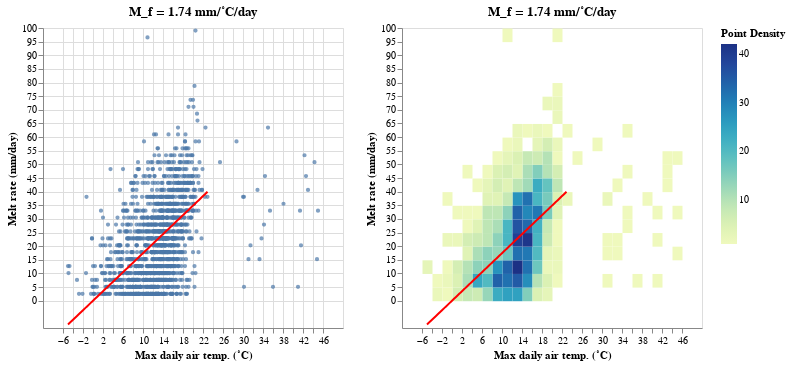

Notebook cell for this chart:
### Code cell
df_schofield_longterm = pd.read_csv('/Users/clintonalden/Documents/grad_school/cewa568_W25/data/schofield_longterm.csv')
df_butte_longterm = pd.read_csv('/Users/clintonalden/Documents/grad_school/cewa568_W25/data/butte_longterm.csv')

df = df_schofield_longterm
def melt_rate(df):
    df['datetime'] = pd.to_datetime(df['datetime'])
    df['year'] = df['datetime'].dt.year
    df['date_no_year'] = df['datetime'].apply(
        lambda dt: dt.replace(year=1999) if dt.month in [10,11,12] else dt.replace(year=2000)
    )

    delta_swe = df.groupby('year').apply(lambda df: df.set_index('datetime')[['SWE']].diff())
    delta_swe = delta_swe.rename(columns={'SWE': 'Delta SWE'})

    delta_swe = delta_swe[delta_swe.index.get_level_values(1).month > 3] 
    delta_swe = delta_swe[delta_swe.index.get_level_values(1).month < 7]
    delta_swe = delta_swe[delta_swe['Delta SWE'] < 0]
    delta_swe['MELT RATE'] = - delta_swe['Delta SWE']

    delta_swe = delta_swe.reset_index().set_index('datetime').join(
        df.set_index('datetime')[['MAX AIR TEMP', 'PRECIPITATION']]
    )

    delta_swe['Delta SWE'] = (delta_swe['Delta SWE'].values * units('inches')).to(units('millimeters')).magnitude
    delta_swe['MAX AIR TEMP'] = (delta_swe['MAX AIR TEMP'].values * units('degF')).to(units('degC')).magnitude
    delta_swe['PRECIPITATION'] = (delta_swe['PRECIPITATION'].values * units('inches')).to(units('millimeters')).magnitude
    delta_swe['MELT RATE'] = (delta_swe['MELT RATE'].values * units('inches')).to(units('millimeters')).magnitude

    chart_scatter = alt.Chart(delta_swe).mark_point(size=5).encode(
        alt.X('MAX AIR TEMP:Q').title('Max daily air temp. (˚C)'),
        alt.Y('MELT RATE:Q').title('Melt rate (mm/day)')
    )
    chart_2d_histogram = alt.Chart(delta_swe).mark_rect().encode(
        alt.X('MAX AIR TEMP:Q', bin=alt.Bin(maxbins=30)).title('Max daily air temp. (˚C)'),
        alt.Y('MELT RATE:Q', bin=alt.Bin(maxbins=30)).title('Melt rate (mm/day)'),
        alt.Color('count()').title('Point Density')
    )
    (chart_scatter | chart_2d_histogram).resolve_scale(x='shared', y='shared')

    # filter data points
    src = delta_swe[delta_swe['MAX AIR TEMP'] < 25]

    # Perform linear regression with zero intercept
    x = src['MAX AIR TEMP']
    y = src['MELT RATE']
    DEGREE_DAY_FACTOR = np.sum(x * y) / np.sum(x * x)

    # Create the plot for the line of best fit
    # Line of best fit using the slope (DEGREE_DAY_FACTOR) and zero intercept
    line = alt.Chart(src).mark_line(color='red').encode(
        alt.X('MAX AIR TEMP:Q'),
        alt.Y('MELT RATE:Q')
    ).transform_calculate(
        "MELT RATE", f"{DEGREE_DAY_FACTOR} * datum['MAX AIR TEMP']"
    )

    # Add it to the charts above.
    # Add the estimated degree day factor (the DEGREE_DAY_FACTOR of the line of best fit)
    #    to the charts.
    (
        (chart_scatter + line).properties(title=f'M_f = {round(DEGREE_DAY_FACTOR,2)} mm/˚C/day')  
        | 
        (chart_2d_histogram + line).properties(title=f'M_f = {round(DEGREE_DAY_FACTOR,2)} mm/˚C/day')
    ).resolve_scale(x='shared', y='shared')

### Figure 1 — Vega-Lite specification as saved in the notebook (floating-point values rounded to 4 significant figures; data arrays with more than 128 entries replaced by an {"elided": "..."} marker saying what was removed)
{"config": {"view": {"continuousWidth": 300, "continuousHeight": 300}}, "hconcat": [{"layer": [{"data": {"name": "data-e3ddbd306e6ad7cdbf7cc48e21992024"}, "mark": {"type": "point", "size": 5}, "encoding": {"x": {"field": "MAX AIR TEMP", "title": "Max daily air temp. (˚C)", "type": "quantitative"}, "y": {"field": "MELT RATE", "title": "Melt rate (mm/day)", "type": "quantitative"}}}, {"data": {"name": "data-9d74cde76da78e8172bae093c4d5d6fb"}, "mark": {"type": "line", "color": "red"}, "encoding": {"x": {"field": "MAX AIR TEMP", "type": "quantitative"}, "y": {"field": "MELT RATE", "type": "quantitative"}}, "transform": [{"calculate": "1.7433917430967198 * datum['MAX AIR TEMP']", "as": "MELT RATE"}]}], "title": "M_f = 1.74 mm/˚C/day"}, {"layer": [{"data": {"name": "data-e3ddbd306e6ad7cdbf7cc48e21992024"}, "mark": {"type": "rect"}, "encoding": {"color": {"aggregate": "count", "title": "Point Density", "type": "quantitative"}, "x": {"bin": {"maxbins": 30}, "field": "MAX AIR TEMP", "title": "Max daily air temp. (˚C)", "type": "quantitative"}, "y": {"bin": {"maxbins": 30}, "field": "MELT RATE", "title": "Melt rate (mm/day)", "type": "quantitative"}}}, {"data": {"name": "data-9d74cde76da78e8172bae093c4d5d6fb"}, "mark": {"type": "line", "color": "red"}, "encoding": {"x": {"field": "MAX AIR TEMP", "type": "quantitative"}, "y": {"field": "MELT RATE", "type": "quantitative"}}, "transform": [{"calculate": "1.7433917430967198 * datum['MAX AIR TEMP']", "as": "MELT RATE"}]}], "title": "M_f = 1.74 mm/˚C/day"}], "resolve": {"scale": {"x": "shared", "y": "shared"}}, "$schema": "https://vega.github.io/schema/vega-lite/v5.8.0.json", "datasets": {"data-e3ddbd306e6ad7cdbf7cc48e21992024": {"elided": "1546 records"}, "data-9d74cde76da78e8172bae093c4d5d6fb": {"elided": "1486 records"}}}
